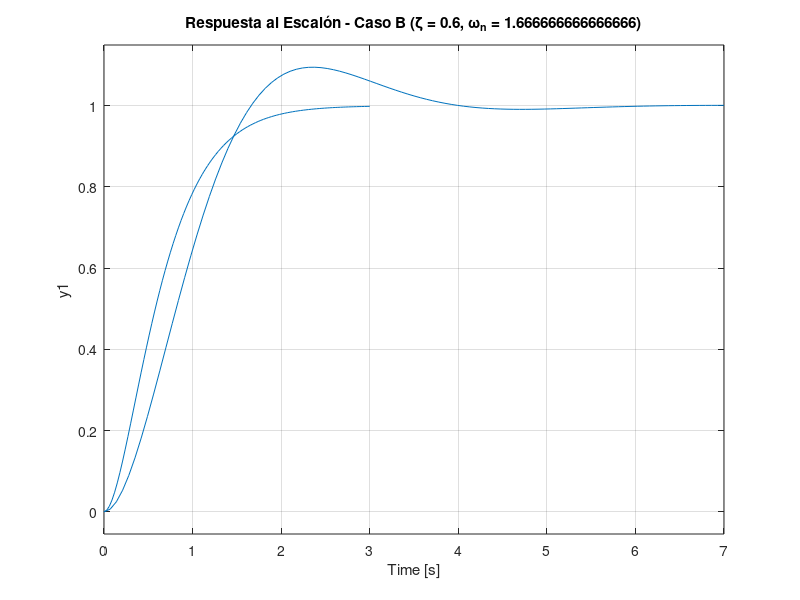

MATLAB code to generate this figure:
num1 = 8.41;
den1=[1, 5.8, 8.41];
roots([1, 5.8, 8.41])
sys1 = tf(num1, den1);

num2 = 2.777777777777;
den2=[1, 2, 2.7777777777777];
roots([1, 2, 2.7777777777777])
sys2 = tf(num2, den2);
step(sys1)
title ('Respuesta al Escalón - Caso A (\zeta = 1, \omega_n = 2.9)')
grid on; 
hold on;
step(sys2)
title ('Respuesta al Escalón - Caso B (\zeta = 0.6, \omega_n = 1.666666666666666)')
grid on;
